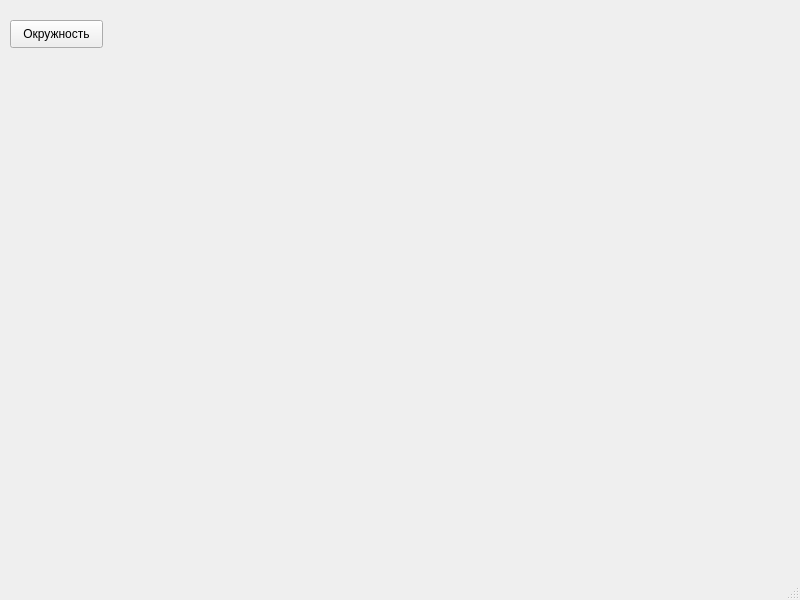
<?xml version="1.0" encoding="UTF-8"?>
<ui version="4.0">
 <class>MainWindow</class>
 <widget class="QMainWindow" name="MainWindow">
  <property name="geometry">
   <rect>
    <x>0</x>
    <y>0</y>
    <width>800</width>
    <height>600</height>
   </rect>
  </property>
  <property name="windowTitle">
   <string>Git и желтые окружности</string>
  </property>
  <widget class="QWidget" name="centralwidget">
   <widget class="QPushButton" name="pushButton">
    <property name="geometry">
     <rect>
      <x>10</x>
      <y>20</y>
      <width>93</width>
      <height>28</height>
     </rect>
    </property>
    <property name="text">
     <string>Окружность</string>
    </property>
   </widget>
  </widget>
  <widget class="QMenuBar" name="menubar">
   <property name="geometry">
    <rect>
     <x>0</x>
     <y>0</y>
     <width>800</width>
     <height>26</height>
    </rect>
   </property>
  </widget>
  <widget class="QStatusBar" name="statusbar"/>
 </widget>
 <resources/>
 <connections/>
</ui>
